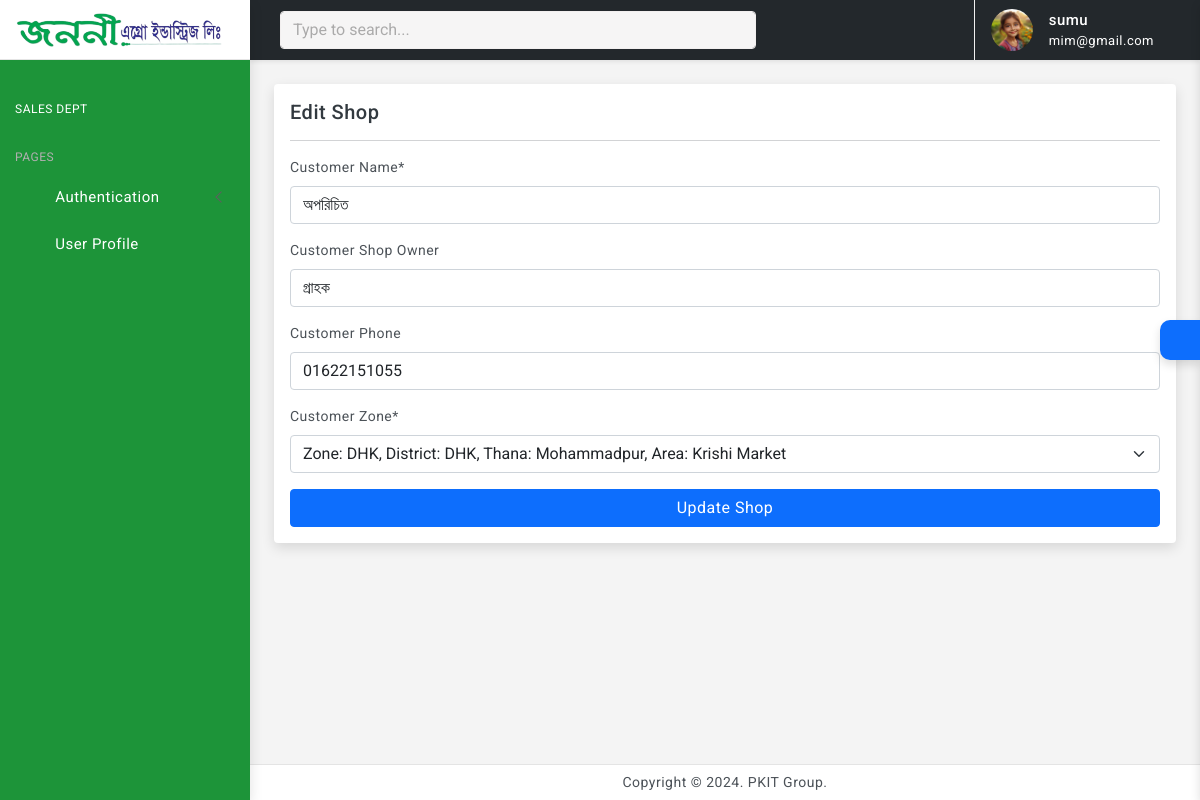
/edit-shop/18/ (signed in), run on the app's committed database.
### user/models.py (models this page shows, shortened)
class Profile(models.Model):
    customer = models.OneToOneField(User, on_delete=models.CASCADE)
    address = models.CharField(max_length=200)
    phone = models.CharField(max_length=50)
    image = models.ImageField(default='default.png', upload_to='profile_images')
    nid = models.CharField(max_length=20, unique=True, blank=True, null= True)
    title= models.CharField(max_length=40, blank=True, null= True)
    salary = models.DecimalField(max_digits=10, decimal_places=2, blank=True, null= True)
    joining_date = models.DateField(blank=True, null= True)
    HEAD_OFFICE = 'HEAD_OFFICE'
    FACTORY = 'FACTORY'
    OTHERS='OTHERS'
    JOB_LOCATION_CHOICES = [
        (HEAD_OFFICE, 'Head Office'),
        (FACTORY, 'Factory'),
        (OTHERS, 'others'),
    ]
    job_location = models.CharField(max_length=20, choices=JOB_LOCATION_CHOICES, blank=True, null= True)
    zones = models.ManyToManyField(Zone, blank=True, verbose_name="Dealer Zones")
    products = models.ManyToManyField(Product, blank=True, verbose_name="Dealer Products")

### dashboard/models.py (models this page shows, shortened)
class Shop(models.Model):
    shop_name = models.CharField(max_length=200, verbose_name="Customer Name")
    shop_owner = models.CharField(max_length=200, verbose_name="Customer Shop Owner", blank=True, null=True)
    shop_phone = models.CharField(max_length=15, verbose_name="Customer Phone",blank=True, null=True)
    shop_nid = models.CharField(max_length=20, verbose_name="Customer NID",blank=True, null=True)
    shop_email = models.EmailField(max_length=254, verbose_name="Customer Email",blank=True, null=True)
    shop_address = models.TextField(verbose_name="Customer Address",blank=True, null=True)
    zone = models.ForeignKey(Zone, on_delete=models.CASCADE, verbose_name="Customer Zone")

### dashboard/decorators.py (the view)
        def wrapper(request, *args, **kwargs):
            group = None
            if request.user.groups.exists():
                group = request.user.groups.all()[0].name
            if group in allowed_roles:
                return view_func(request, *args, **kwargs)
            else:
                return HttpResponse('You are not authorized to view this page')

### dashboard/forms.py
class ShopForm(forms.ModelForm):
    class Meta:
        model = Shop
        fields = ['shop_name', 'shop_owner', 'shop_phone', 'zone']

### dashboard/models.py (called while the page is built)
    def __str__(self):
        return f"Zone: {self.name}, District: {self.district}, Thana: {self.thana}, Area: {self.area}"

### dashboard/views.py (called while the page is built)
@login_required(login_url='user-login')
@allowed_users(allowed_roles=['SR'])
def edit_shop(request, shop_id):
    shop = get_object_or_404(Shop, id=shop_id)
    if request.method == 'POST':
        form = ShopForm(request.POST, instance=shop)
        if form.is_valid():
            form.save()
            messages.success(request, f'Shop "{shop.shop_name}" has been updated successfully.')
            return redirect('add-shope')
    else:
        form = ShopForm(instance=shop)
    context = {
        'form': form,
        'shop': shop,
    }
    return render(request, 'dashboard/edit_shop.html', context)

### templates/dashboard/edit_shop.html (shortened to what this page needs)
{% extends 'partials/base0.html' %}
{% load crispy_forms_tags %}
{% block content %}
<div class="page-wrapper">
    <div class="page-content">
        <div class="card">
            <div class="card-body">
                <h5 class="card-title">Edit Shop</h5>
                <hr/>
                <form method="POST">
                    {{ form|crispy }}
                    <div class="d-grid mt-3">
                        <button type="submit" class="btn btn-primary">Update Shop</button>
                    </div>
                </form>
            </div>
        </div>
    </div>
</div>
{% endblock %}

### templates/partials/base0.html (shortened to what this page needs)
<!doctype html>
<html lang="en">
{% load static %}
<head>
	<link href="{% static 'assets/plugins/vectormap/jquery-jvectormap-2.0.2.css' %}" rel="stylesheet"/>
	<link href="{% static 'assets/plugins/simplebar/css/simplebar.css' %}" rel="stylesheet" />
	<link href="{% static 'assets/plugins/perfect-scrollbar/css/perfect-scrollbar.css' %}" rel="stylesheet" />
	<link href="{% static 'assets/plugins/metismenu/css/metisMenu.min.css' %}" rel="stylesheet" />
	<link href="{% static 'assets/css/pace.min.css' %}" rel="stylesheet" />
	<link href="{% static 'assets/css/bootstrap.min.css' %}" rel="stylesheet">
	<link href="{% static 'assets/css/app.css' %}" rel="stylesheet">
	<link href="{% static 'assets/css/icons.css' %}" rel="stylesheet">
	<link rel="stylesheet" href="{% static 'assets/css/dark-theme.css' %}" />
	<link rel="stylesheet" href="{% static 'assets/css/semi-dark.css' %}" />
	<link rel="stylesheet" href="{% static 'assets/css/header-colors.css' %}" />
		<link rel="stylesheet" href="https://use.fontawesome.com/releases/v5.15.2/css/all.css"
>
</head>
<body>
	<div class="wrapper">
		<div class="sidebar-wrapper" data-simplebar="true" style="background-color: #1d9439; " >
			<div class="sidebar-header">
				<div>
					<a href="{% url 'warehouse-index' %}" class="has-arrow">
						<img src="{% static 'assets/images/logo.png' %}" class="logo-icon" alt="logo icon" style="width: 210px; height: 170;">
					</a>
				</div>
				<div class="toggle-icon ms-auto"><i class='bx bx-arrow-to-left'></i>
				</div>
			</div>
			<ul class="metismenu" id="menu" >
				<li class="menu-label" style="color: #FFFFFF;">Sales Dept</li>
				<li class="menu-label">Pages</li>
				<li>
					<a class="has-arrow" href="javascript:;">
						<div style="color: #FFFFFF; " class="parent-icon"><i class="bx bx-lock"></i>
						</div>
						<div style="color: #FFFFFF; " class="menu-title">Authentication</div>
					</a>
				</li>
				<li>
					<a href="{% url 'user-profile' %}">
						<div style="color: #FFFFFF; " class="parent-icon"><i class="bx bx-user-circle"></i>
						</div>
						<div class="menu-title" style="color: #FFFFFF;">User Profile</div>
					</a>
				</li>
			</ul>
		</div>
		<header>
			<div class="topbar d-flex align-items-center"  style="background-color:#23282c;" >
				<nav class="navbar navbar-expand">
					<div class="search-bar flex-grow-1">
						<div class="position-relative search-bar-box">
							<input type="text" class="form-control search-control" placeholder="Type to search..."> <span class="position-absolute top-50 search-show translate-middle-y"><i class='bx bx-search'></i></span>
						</div>
					</div>
					<div class="top-menu ms-auto">
						<ul class="navbar-nav align-items-center">
							<li class="nav-item dropdown dropdown-large">
								<a style="color: white;" class="nav-link dropdown-toggle dropdown-toggle-nocaret" href="#" role="button" data-bs-toggle="dropdown" aria-expanded="false">	<i class='bx bx-category'></i>
								</a>
							</li>
						</ul>
					</div>
					<div class="user-box dropdown">
						<a class="d-flex align-items-center nav-link dropdown-toggle dropdown-toggle-nocaret" href="#" role="button" data-bs-toggle="dropdown" aria-expanded="false">
							<img src="{{ user.profile.image.url }}" class="user-img" alt="user avatar">
							<div class="user-info ps-3">
								<p style="color: white;" class="user-name mb-0">{{ user.username }}</p>
								<p style="color: white;" class="designattion mb-0">{{ user.email }}</p>
							</div>
						</a>
					</div>
				</nav>
			</div>
		</header>
        {% block content %}
        {% endblock %}
		<footer class="page-footer">
			<p class="mb-0">Copyright © 2024. PKIT Group.</p>
		</footer>
	</div>
	<div class="switcher-wrapper">
		<div class="switcher-btn"> <i class='bx bx-cog bx-spin'></i>
		</div>
	</div>
</body>
</html>

### static/assets/css/app.css (style rules this page uses)
body { font-size: 14px; color: #4c5258; letter-spacing: .5px; background-color: #f4f4f4; overflow-x: hidden; font-family: Roboto, sans-serif }
a { text-decoration: none }
.wrapper { width: 100%; position: relative }
.sidebar-wrapper { width: 250px; height: 100%; position: fixed; top: 0; bottom: 0; left: 0; background: #fff; border-right: 0 solid #e4e4e4; z-index: 11; box-shadow: 0 .3rem .8rem rgba(0, 0, 0, .12)!important; transition: all .2s ease-out }
.sidebar-header { width: 250px; height: 60px; display: flex; align-items: center; position: absolute; top: 0; bottom: 0; padding: 0 15px; z-index: 5; background: #fff; background-clip: padding-box; border-bottom: 1px solid #e4e4e4 }
.logo-icon { width: 30px }
.toggle-icon { font-size: 22px; cursor: pointer; color: #0d6efd }
.topbar { position: fixed; top: 0; left: 250px; right: 0; height: 60px; background: #fff; border-bottom: 1px solid rgb(228 228 228 / 0%); z-index: 10; box-shadow: 0 .125rem .25rem rgba(0, 0, 0, .075)!important }
.topbar .navbar { width: 100%; height: 60px; padding-left: 30px; padding-right: 30px }
.page-wrapper { height: 100%; margin-top: 60px; margin-bottom: 30px; margin-left: 250px }
.page-content { padding: 1.5rem 1.5rem 0.7rem 1.5rem }
.page-footer { background: #fff; left: 250px; right: 0; bottom: 0; position: fixed; text-align: center; padding: 7px; font-size: 14px; border-top: 1px solid #e4e4e4; z-index: 3 }
.sidebar-wrapper ul { padding: 0; margin: 0; list-style: none; background: 0 0 }
.sidebar-wrapper .metismenu { background: 0 0; display: -webkit-box; display: -ms-flexbox; display: flex; padding: 10px; margin-top: 60px; -webkit-box-orient: vertical; -webkit-box-direction: normal; -ms-flex-direction: column; flex-direction: column }
.sidebar-wrapper .metismenu li+li { margin-top: 5px }
.sidebar-wrapper .metismenu li:last-child { margin-bottom: 5px }
.sidebar-wrapper .metismenu>li { display: -webkit-box; display: -ms-flexbox; display: flex; -webkit-box-orient: vertical; -webkit-box-direction: normal; -ms-flex-direction: column; flex-direction: column; position: relative }
.sidebar-wrapper .metismenu a { position: relative; display: flex; align-items: center; justify-content: left; padding: 8px 15px; font-size: 15px; color: #5f5f5f; outline-width: 0; text-overflow: ellipsis; overflow: hidden; letter-spacing: .5px; border: 1px solid #ffffff00; transition: all .3s ease-out }
.sidebar-wrapper .metismenu a .parent-icon { font-size: 24px; line-height: 1 }
.sidebar-wrapper .metismenu a .menu-title { margin-left: 10px }
.menu-label { padding: 20px 15px 5px 5px; color: #b0afaf; text-transform: uppercase; font-size: 12px; letter-spacing: .5px }
.metismenu .has-arrow:after { position: absolute; content: ""; width: .5em; height: .5em; border-style: solid; border-width: 1.2px 0 0 1.2px; border-color: initial; right: 15px; transform: rotate(-45deg) translateY(-50%); transform-origin: top; top: 50%; transition: all .3s ease-out }
input::placeholder { color: #000!important; opacity: .3!important }
.search-bar-box { width: 75% }
.search-control { background-color: #f6f5f5; border: 1px solid #f2efef; padding-right: 2.5rem }
.search-show { font-size: 18px; right: 15px }
.topbar .navbar .navbar-nav .nav-link { padding-right: .8rem; padding-left: .8rem; color: #252323; font-size: 22px }
.dropdown-toggle-nocaret:after { display: none }
.user-img { width: 42px; height: 42px; border-radius: 50%; border: 0 solid #e5e5e5; padding: 0 }
.user-info .user-name { font-size: 15px; font-weight: 500; color: #413c3c }
.user-info .designattion { font-size: 13px; color: #a9a8a8 }
.user-box { display: flex; align-items: center; height: 60px; border-left: 1px solid #f0f0f0; margin-left: 1rem }
.dropdown-large { position: relative }
.switcher-wrapper { width: 280px; height: 100%; position: fixed; right: -280px; top: 0; bottom: 0; z-index: 16; background: #fff; border-left: 0 solid #d2d2d2; box-shadow: 0 .3rem .6rem rgba(0, 0, 0, .13); transition: all .2s ease-out }
.switcher-btn { width: 40px; height: 40px; line-height: 40px; font-size: 24px; background: #0d6efd; box-shadow: 0 .3rem .6rem rgba(0, 0, 0, .13); color: #fff; text-align: center; border-top-left-radius: 10px; border-bottom-left-radius: 10px; position: absolute; top: 40%; right: 100%; cursor: pointer }

### data on the page
Shop: shop_name "অপরিচিত", shop_owner "গ্রাহক", shop_phone "01622151055", zone "Zone: DHK, District: DHK, Thana: Mohammadpur, Area: Krishi Market"

### other printed values
{{ user.username }} "sumu"
{{ user.email }} "mim@gmail.com"
